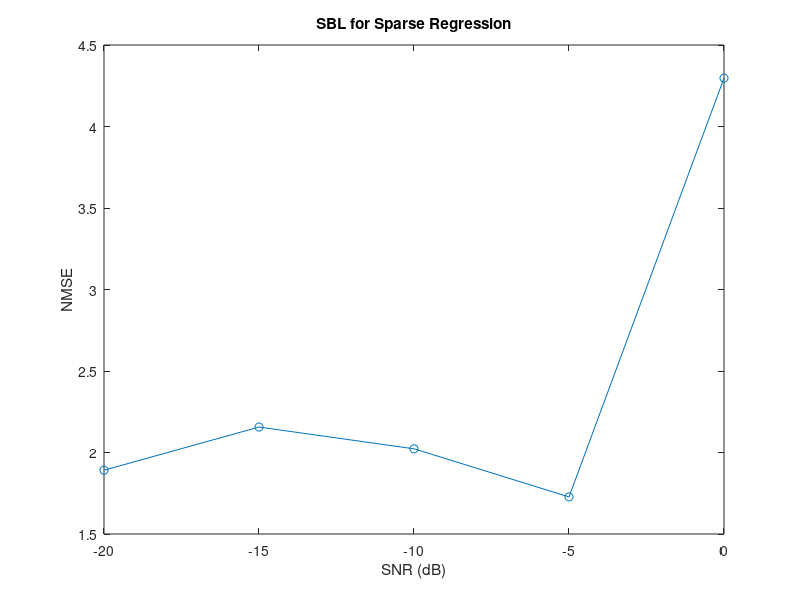

This chart was generated by the following MATLAB code:
clc; clear all; close all;
%% in this question first we do all steps of last question then calculate NMSE and plot thenormalized mean square error(NMSE):
% Set hyperparameters
alpha = 1e-6; % Prior strength
beta = 1e-6; % Noise precision

% Initialize variables
N = 20;
M = 40;
D0 = 7;
vr_dB = [-20, -15, -10, -5, 0];
alpha = ones(M,1)*100;

% initialize matrix
NSME=zeros(5,1);
w = zeros(M,1); 
w_hats = ones(M,5);
gamma=zeros(M,1);

% generate design/dictionary matrix
X = randn(N, M);

alpha_new=alpha;

for j = 1:length(vr_dB)
    sigma = 10^(vr_dB(j)/10); % convert dB to linear scale
    % generate design/dictionary matrix
    Phi = randn(N, M);
    Phi_all{j} = Phi;
    
    % generate sparse weight vector
    w = zeros(M, 1);
    idx = randperm(M, D0); % randomly select D0 indices
    w(idx) = randn(D0, 1); % set the selected indices to be random Gaussian values
    w_all{j} = w;
    
    % generate noise and observations
    n = sigma*randn(N, 1); % generate noise
    n_all{j} = n;
    t = Phi*w + n; % generate observations
    t_all{j} = t;

% Run SBL algorithm
max_iterations = 100;
w_hat_prev= zeros(M,1);
for i = 1:max_iterations
    % Compute posterior precision matrix
    S = diag(alpha) + beta*(X'*X);
    
    % Compute posterior mean
    w_hat= beta*(S\X')*t;
    
    % Compute posterior covariance
    Sigma = inv(S);
  % compute alpha_new 
  for p=1:M
      gamma(p) = 1- alpha(p)*Sigma(p,p)
      alpha_new(p) = gamma(p)/(w_hat(p))^2;
  end 
    
    % Check convergence
    if norm(w_hat-w_hat_prev)^2 < (1e-3)* norm(w_hat_prev)^2
        break;
    end
    w_hat_prev = w_hat;
    alpha = alpha_new;
end
% creating w_hats matrix
for k = 1:M
    w_hats(k,j)= w_hat(k);
end
% Compute the normalized mean squared error (NMSE)
    NMSE(j) = norm(w_hat - w)^2/norm(w)^2;
end
% Plot the NMSE vs SNR
figure
plot(vr_dB, NMSE, 'o-')
xlabel('SNR (dB)')
ylabel('NMSE')
title('SBL for Sparse Regression')